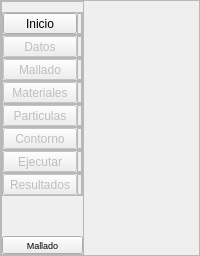
  <widget class="QWidget" name="centralwidget">
   <property name="enabled">
    <bool>true</bool>
   </property>
   <layout class="QHBoxLayout" name="horizontalLayout_7">
    <property name="leftMargin">
     <number>0</number>
    </property>
    <property name="topMargin">
     <number>0</number>
    </property>
    <property name="rightMargin">
     <number>0</number>
    </property>
    <property name="bottomMargin">
     <number>0</number>
    </property>
    <item>
     <widget class="QFrame" name="frame">
      <property name="frameShape">
       <enum>QFrame::StyledPanel</enum>
      </property>
      <property name="frameShadow">
       <enum>QFrame::Raised</enum>
      </property>
      <layout class="QHBoxLayout" name="horizontalLayout_3">
       <property name="spacing">
        <number>0</number>
       </property>
       <property name="leftMargin">
        <number>0</number>
       </property>
       <property name="topMargin">
        <number>0</number>
       </property>
       <property name="rightMargin">
        <number>0</number>
       </property>
       <property name="bottomMargin">
        <number>0</number>
       </property>
       <item>
        <widget class="QFrame" name="frame_menuLeft">
         <property name="sizePolicy">
          <sizepolicy hsizetype="Fixed" vsizetype="Preferred">
           <horstretch>0</horstretch>
           <verstretch>0</verstretch>
          </sizepolicy>
         </property>
         <property name="minimumSize">
          <size>
           <width>0</width>
           <height>0</height>
          </size>
         </property>
         <property name="maximumSize">
          <size>
           <width>16777215</width>
           <height>16777215</height>
          </size>
         </property>
         <property name="styleSheet">
          <string notr="true"/>
         </property>
         <property name="frameShape">
          <enum>QFrame::StyledPanel</enum>
         </property>
         <property name="frameShadow">
          <enum>QFrame::Raised</enum>
         </property>
         <layout class="QVBoxLayout" name="verticalLayout_2">
          <property name="spacing">
           <number>0</number>
          </property>
          <property name="leftMargin">
           <number>0</number>
          </property>
          <property name="topMargin">
           <number>0</number>
          </property>
          <property name="rightMargin">
           <number>0</number>
          </property>
          <property name="bottomMargin">
           <number>0</number>
          </property>
          <item>
           <spacer name="verticalSpacer_2">
            <property name="orientation">
             <enum>Qt::Vertical</enum>
            </property>
            <property name="sizeType">
             <enum>QSizePolicy::Minimum</enum>
            </property>
            <property name="sizeHint" stdset="0">
             <size>
              <width>20</width>
              <height>10</height>
             </size>
            </property>
           </spacer>
          </item>
          <item>
           <widget class="QFrame" name="frame_homeInf">
            <property name="frameShape">
             <enum>QFrame::StyledPanel</enum>
            </property>
            <property name="frameShadow">
             <enum>QFrame::Raised</enum>
            </property>
            <layout class="QHBoxLayout" name="horizontalLayout_22">
             <property name="spacing">
              <number>0</number>
             </property>
             <property name="leftMargin">
              <number>0</number>
             </property>
             <property name="topMargin">
              <number>0</number>
             </property>
             <property name="rightMargin">
              <number>0</number>
             </property>
             <property name="bottomMargin">
              <number>0</number>
             </property>
             <item>
              <widget class="QToolButton" name="toolButton_home">
               <property name="enabled">
                <bool>true</bool>
               </property>
               <property name="sizePolicy">
                <sizepolicy hsizetype="Minimum" vsizetype="Fixed">
                 <horstretch>0</horstretch>
                 <verstretch>0</verstretch>
                </sizepolicy>
               </property>
               <property name="text">
                <string>Inicio</string>
               </property>
               <property name="icon">
                <iconset>
                 <normaloff>../resources/iconos/iconos_menu_lateral/home.svg</normaloff>../resources/iconos/iconos_menu_lateral/home.svg</iconset>
               </property>
               <property name="iconSize">
                <size>
                 <width>30</width>
                 <height>30</height>
                </size>
               </property>
               <property name="toolButtonStyle">
                <enum>Qt::ToolButtonTextUnderIcon</enum>
               </property>
              </widget>
             </item>
             <item>
              <widget class="QFrame" name="frame_home">
               <property name="minimumSize">
                <size>
                 <width>5</width>
                 <height>0</height>
                </size>
               </property>
               <property name="maximumSize">
                <size>
                 <width>5</width>
                 <height>16777215</height>
                </size>
               </property>
               <property name="styleSheet">
                <string notr="true"/>
               </property>
               <property name="frameShape">
                <enum>QFrame::StyledPanel</enum>
               </property>
               <property name="frameShadow">
                <enum>QFrame::Raised</enum>
               </property>
              </widget>
             </item>
            </layout>
           </widget>
          </item>
          <item>
           <widget class="QFrame" name="frame_drawDataInf">
            <property name="frameShape">
             <enum>QFrame::StyledPanel</enum>
            </property>
            <property name="frameShadow">
             <enum>QFrame::Raised</enum>
            </property>
            <layout class="QHBoxLayout" name="horizontalLayout_21">
             <property name="spacing">
              <number>0</number>
             </property>
             <property name="leftMargin">
              <number>0</number>
             </property>
             <property name="topMargin">
              <number>0</number>
             </property>
             <property name="rightMargin">
              <number>0</number>
             </property>
             <property name="bottomMargin">
              <number>0</number>
             </property>
             <item>
              <widget class="QToolButton" name="toolButton_drawData">
               <property name="enabled">
                <bool>false</bool>
               </property>
               <property name="sizePolicy">
                <sizepolicy hsizetype="Minimum" vsizetype="Fixed">
                 <horstretch>0</horstretch>
                 <verstretch>0</verstretch>
                </sizepolicy>
               </property>
               <property name="styleSheet">
                <string notr="true"/>
               </property>
               <property name="text">
                <string>Datos</string>
               </property>
               <property name="icon">
                <iconset>
                 <normaloff>../resources/iconos/iconos_menu_lateral/control.svg</normaloff>../resources/iconos/iconos_menu_lateral/control.svg</iconset>
               </property>
               <property name="iconSize">
                <size>
                 <width>30</width>
                 <height>30</height>
                </size>
               </property>
               <property name="toolButtonStyle">
                <enum>Qt::ToolButtonTextUnderIcon</enum>
               </property>
              </widget>
             </item>
             <item>
              <widget class="QFrame" name="frame_drawData">
               <property name="enabled">
                <bool>true</bool>
               </property>
               <property name="minimumSize">
                <size>
                 <width>5</width>
                 <height>0</height>
                </size>
               </property>
               <property name="maximumSize">
                <size>
                 <width>5</width>
                 <height>16777215</height>
                </size>
               </property>
               <property name="styleSheet">
                <string notr="true"/>
               </property>
               <property name="frameShape">
                <enum>QFrame::StyledPanel</enum>
               </property>
               <property name="frameShadow">
                <enum>QFrame::Raised</enum>
               </property>
              </widget>
             </item>
            </layout>
           </widget>
          </item>
          <item>
           <widget class="QFrame" name="frame_drawMeshInf">
            <property name="frameShape">
             <enum>QFrame::StyledPanel</enum>
            </property>
            <property name="frameShadow">
             <enum>QFrame::Raised</enum>
            </property>
            <layout class="QHBoxLayout" name="horizontalLayout_20">
             <property name="spacing">
              <number>0</number>
             </property>
             <property name="leftMargin">
              <number>0</number>
             </property>
             <property name="topMargin">
              <number>0</number>
             </property>
             <property name="rightMargin">
              <number>0</number>
             </property>
             <property name="bottomMargin">
              <number>0</number>
             </property>
             <item>
              <widget class="QToolButton" name="toolButton_drawMesh">
               <property name="enabled">
                <bool>false</bool>
               </property>
               <property name="sizePolicy">
                <sizepolicy hsizetype="Minimum" vsizetype="Fixed">
                 <horstretch>0</horstretch>
                 <verstretch>0</verstretch>
                </sizepolicy>
               </property>
               <property name="text">
                <string>Mallado</string>
               </property>
               <property name="icon">
                <iconset>
                 <normaloff>../resources/iconos/iconos_menu_lateral/mesh.svg</normaloff>../resources/iconos/iconos_menu_lateral/mesh.svg</iconset>
               </property>
               <property name="iconSize">
                <size>
                 <width>30</width>
                 <height>30</height>
                </size>
               </property>
               <property name="toolButtonStyle">
                <enum>Qt::ToolButtonTextUnderIcon</enum>
               </property>
              </widget>
             </item>
             <item>
              <widget class="QFrame" name="frame_drawMesh">
               <property name="enabled">
                <bool>true</bool>
               </property>
               <property name="minimumSize">
                <size>
                 <width>5</width>
                 <height>0</height>
                </size>
               </property>
               <property name="maximumSize">
                <size>
                 <width>5</width>
                 <height>16777215</height>
                </size>
               </property>
               <property name="styleSheet">
                <string notr="true"/>
               </property>
               <property name="frameShape">
                <enum>QFrame::StyledPanel</enum>
               </property>
               <property name="frameShadow">
                <enum>QFrame::Raised</enum>
               </property>
              </widget>
             </item>
            </layout>
           </widget>
          </item>
          <item>
           <widget class="QFrame" name="frame_drawPropertiesInf">
            <property name="frameShape">
             <enum>QFrame::StyledPanel</enum>
            </property>
            <property name="frameShadow">
             <enum>QFrame::Raised</enum>
            </property>
            <layout class="QHBoxLayout" name="horizontalLayout_6">
             <property name="spacing">
              <number>0</number>
             </property>
             <property name="leftMargin">
              <number>0</number>
             </property>
             <property name="topMargin">
              <number>0</number>
             </property>
             <property name="rightMargin">
              <number>0</number>
             </property>
             <property name="bottomMargin">
              <number>0</number>
             </property>
             <item>
              <widget class="QToolButton" name="toolButton_drawProperties">
               <property name="enabled">
                <bool>false</bool>
               </property>
               <property name="sizePolicy">
                <sizepolicy hsizetype="Minimum" vsizetype="Fixed">
                 <horstretch>0</horstretch>
                 <verstretch>0</verstretch>
                </sizepolicy>
               </property>
               <property name="text">
                <string>Materiales</string>
               </property>
               <property name="icon">
                <iconset>
                 <normaloff>../resources/iconos/iconos_menu_lateral/file.svg</normaloff>../resources/iconos/iconos_menu_lateral/file.svg</iconset>
               </property>
               <property name="iconSize">
                <size>
                 <width>30</width>
                 <height>30</height>
                </size>
               </property>
               <property name="toolButtonStyle">
                <enum>Qt::ToolButtonTextUnderIcon</enum>
               </property>
              </widget>
             </item>
             <item>
              <widget class="QFrame" name="frame_drawProperties">
               <property name="minimumSize">
                <size>
                 <width>5</width>
                 <height>0</height>
                </size>
               </property>
               <property name="maximumSize">
                <size>
                 <width>5</width>
                 <height>16777215</height>
                </size>
               </property>
               <property name="styleSheet">
                <string notr="true"/>
               </property>
               <property name="frameShape">
                <enum>QFrame::StyledPanel</enum>
               </property>
               <property name="frameShadow">
                <enum>QFrame::Raised</enum>
               </property>
              </widget>
             </item>
            </layout>
           </widget>
          </item>
          <item>
           <widget class="QFrame" name="frame_drawPointInf">
            <property name="frameShape">
             <enum>QFrame::StyledPanel</enum>
            </property>
            <property name="frameShadow">
             <enum>QFrame::Raised</enum>
            </property>
            <layout class="QHBoxLayout" name="horizontalLayout_5">
             <property name="spacing">
              <number>0</number>
             </property>
             <property name="leftMargin">
              <number>0</number>
             </property>
             <property name="topMargin">
              <number>0</number>
             </property>
             <property name="rightMargin">
              <number>0</number>
             </property>
             <property name="bottomMargin">
              <number>0</number>
             </property>
             <item>
              <widget class="QToolButton" name="toolButton_drawPoint">
               <property name="enabled">
                <bool>false</bool>
               </property>
               <property name="sizePolicy">
                <sizepolicy hsizetype="Minimum" vsizetype="Fixed">
                 <horstretch>0</horstretch>
                 <verstretch>0</verstretch>
                </sizepolicy>
               </property>
               <property name="text">
                <string>Particulas</string>
               </property>
               <property name="icon">
                <iconset>
                 <normaloff>../resources/iconos/iconos_menu_lateral/particle.svg</normaloff>../resources/iconos/iconos_menu_lateral/particle.svg</iconset>
               </property>
               <property name="iconSize">
                <size>
                 <width>30</width>
                 <height>30</height>
                </size>
               </property>
               <property name="toolButtonStyle">
                <enum>Qt::ToolButtonTextUnderIcon</enum>
               </property>
              </widget>
             </item>
             <item>
              <widget class="QFrame" name="frame_drawPoint">
               <property name="enabled">
                <bool>true</bool>
               </property>
               <property name="minimumSize">
                <size>
                 <width>5</width>
                 <height>0</height>
                </size>
               </property>
               <property name="maximumSize">
                <size>
                 <width>5</width>
                 <height>16777215</height>
                </size>
               </property>
               <property name="styleSheet">
                <string notr="true"/>
               </property>
               <property name="frameShape">
                <enum>QFrame::StyledPanel</enum>
               </property>
               <property name="frameShadow">
                <enum>QFrame::Raised</enum>
               </property>
              </widget>
             </item>
            </layout>
           </widget>
          </item>
          <item>
           <widget class="QFrame" name="frame_drawBoundaryInf">
            <property name="frameShape">
             <enum>QFrame::StyledPanel</enum>
            </property>
            <property name="frameShadow">
             <enum>QFrame::Raised</enum>
            </property>
            <layout class="QHBoxLayout" name="horizontalLayout_4">
             <property name="spacing">
              <number>0</number>
             </property>
             <property name="leftMargin">
              <number>0</number>
             </property>
             <property name="topMargin">
              <number>0</number>
             </property>
             <property name="rightMargin">
              <number>0</number>
             </property>
             <property name="bottomMargin">
              <number>0</number>
             </property>
             <item>
              <widget class="QToolButton" name="toolButton_drawBoundary">
               <property name="enabled">
                <bool>false</bool>
               </property>
               <property name="sizePolicy">
                <sizepolicy hsizetype="Minimum" vsizetype="Fixed">
                 <horstretch>0</horstretch>
                 <verstretch>0</verstretch>
                </sizepolicy>
               </property>
               <property name="text">
                <string>Contorno</string>
               </property>
               <property name="icon">
                <iconset>
                 <normaloff>../resources/iconos/iconos_menu_lateral/boundary.svg</normaloff>../resources/iconos/iconos_menu_lateral/boundary.svg</iconset>
               </property>
               <property name="iconSize">
                <size>
                 <width>30</width>
                 <height>30</height>
                </size>
               </property>
               <property name="toolButtonStyle">
                <enum>Qt::ToolButtonTextUnderIcon</enum>
               </property>
              </widget>
             </item>
             <item>
              <widget class="QFrame" name="frame_drawBoundary">
               <property name="minimumSize">
                <size>
                 <width>5</width>
                 <height>0</height>
                </size>
               </property>
               <property name="maximumSize">
                <size>
                 <width>5</width>
                 <height>16777215</height>
                </size>
               </property>
               <property name="styleSheet">
                <string notr="true"/>
               </property>
               <property name="frameShape">
                <enum>QFrame::StyledPanel</enum>
               </property>
               <property name="frameShadow">
                <enum>QFrame::Raised</enum>
               </property>
              </widget>
             </item>
            </layout>
           </widget>
          </item>
          <item>
           <widget class="QFrame" name="frame_drawExecuteInf">
            <property name="frameShape">
             <enum>QFrame::StyledPanel</enum>
            </property>
            <property name="frameShadow">
             <enum>QFrame::Raised</enum>
            </property>
            <layout class="QHBoxLayout" name="horizontalLayout_9">
             <property name="spacing">
              <number>0</number>
             </property>
             <property name="leftMargin">
              <number>0</number>
             </property>
             <property name="topMargin">
              <number>0</number>
             </property>
             <property name="rightMargin">
              <number>0</number>
             </property>
             <property name="bottomMargin">
              <number>0</number>
             </property>
             <item>
              <widget class="QToolButton" name="toolButton_drawExecute">
               <property name="enabled">
                <bool>false</bool>
               </property>
               <property name="sizePolicy">
                <sizepolicy hsizetype="Minimum" vsizetype="Fixed">
                 <horstretch>0</horstretch>
                 <verstretch>0</verstretch>
                </sizepolicy>
               </property>
               <property name="text">
                <string>Ejecutar</string>
               </property>
               <property name="icon">
                <iconset>
                 <normaloff>../resources/iconos/iconos_menu_lateral/execute.svg</normaloff>../resources/iconos/iconos_menu_lateral/execute.svg</iconset>
               </property>
               <property name="iconSize">
                <size>
                 <width>30</width>
                 <height>30</height>
                </size>
               </property>
               <property name="toolButtonStyle">
                <enum>Qt::ToolButtonTextUnderIcon</enum>
               </property>
              </widget>
             </item>
             <item>
              <widget class="QFrame" name="frame_drawExecute">
               <property name="minimumSize">
                <size>
                 <width>5</width>
                 <height>0</height>
                </size>
               </property>
               <property name="maximumSize">
                <size>
                 <width>5</width>
                 <height>16777215</height>
                </size>
               </property>
               <property name="styleSheet">
                <string notr="true"/>
               </property>
               <property name="frameShape">
                <enum>QFrame::StyledPanel</enum>
               </property>
               <property name="frameShadow">
                <enum>QFrame::Raised</enum>
               </property>
              </widget>
             </item>
            </layout>
           </widget>
          </item>
          <item>
           <widget class="QFrame" name="frame_viewResultInf">
            <property name="frameShape">
             <enum>QFrame::StyledPanel</enum>
            </property>
            <property name="frameShadow">
             <enum>QFrame::Raised</enum>
            </property>
            <layout class="QHBoxLayout" name="horizontalLayout_8">
             <property name="spacing">
              <number>0</number>
             </property>
             <property name="leftMargin">
              <number>0</number>
             </property>
             <property name="topMargin">
              <number>0</number>
             </property>
             <property name="rightMargin">
              <number>0</number>
             </property>
             <property name="bottomMargin">
              <number>0</number>
             </property>
             <item>
              <widget class="QToolButton" name="toolButton_viewResult">
               <property name="enabled">
                <bool>false</bool>
               </property>
               <property name="sizePolicy">
                <sizepolicy hsizetype="Minimum" vsizetype="Fixed">
                 <horstretch>0</horstretch>
                 <verstretch>0</verstretch>
                </sizepolicy>
               </property>
               <property name="text">
                <string>Resultados</string>
               </property>
               <property name="icon">
                <iconset>
                 <normaloff>../resources/iconos/iconos_menu_lateral/view.svg</normaloff>../resources/iconos/iconos_menu_lateral/view.svg</iconset>
               </property>
               <property name="iconSize">
                <size>
                 <width>30</width>
                 <height>30</height>
                </size>
               </property>
               <property name="toolButtonStyle">
                <enum>Qt::ToolButtonTextUnderIcon</enum>
               </property>
              </widget>
             </item>
             <item>
              <widget class="QFrame" name="frame_viewResult">
               <property name="enabled">
                <bool>true</bool>
               </property>
               <property name="minimumSize">
                <size>
                 <width>5</width>
                 <height>0</height>
                </size>
               </property>
               <property name="maximumSize">
                <size>
                 <width>5</width>
                 <height>16777215</height>
                </size>
               </property>
               <property name="styleSheet">
                <string notr="true"/>
               </property>
               <property name="frameShape">
                <enum>QFrame::StyledPanel</enum>
               </property>
               <property name="frameShadow">
                <enum>QFrame::Raised</enum>
               </property>
              </widget>
             </item>
            </layout>
           </widget>
          </item>
          <item>
           <spacer name="verticalSpacer">
            <property name="orientation">
             <enum>Qt::Vertical</enum>
            </property>
            <property name="sizeHint" stdset="0">
             <size>
              <width>20</width>
              <height>40</height>
             </size>
            </property>
           </spacer>
          </item>
          <item>
           <widget class="QToolButton" name="toolButton_setting">
            <property name="sizePolicy">
             <sizepolicy hsizetype="Minimum" vsizetype="Fixed">
              <horstretch>0</horstretch>
              <verstretch>0</verstretch>
             </sizepolicy>
            </property>
            <property name="font">
             <font>
              <family>Ubuntu</family>
              <pointsize>7</pointsize>
              <italic>false</italic>
              <bold>false</bold>
             </font>
            </property>
            <property name="text">
             <string>Mallado</string>
            </property>
            <property name="icon">
             <iconset>
              <normaloff>../resources/iconos/iconos_menu_lateral/config.svg</normaloff>../resources/iconos/iconos_menu_lateral/config.svg</iconset>
            </property>
            <property name="iconSize">
             <size>
              <width>30</width>
              <height>30</height>
             </size>
            </property>
            <property name="toolButtonStyle">
             <enum>Qt::ToolButtonIconOnly</enum>
            </property>
           </widget>
          </item>
         </layout>
        </widget>
       </item>
       <item>
        <widget class="QFrame" name="frame_empty">
         <property name="sizePolicy">
          <sizepolicy hsizetype="Preferred" vsizetype="Preferred">
           <horstretch>0</horstretch>
           <verstretch>0</verstretch>
          </sizepolicy>
         </property>
         <property name="font">
          <font>
           <family>Ubuntu</family>
           <pointsize>7</pointsize>
          </font>
         </property>
         <property name="styleSheet">
          <string notr="true"/>
         </property>
         <property name="frameShape">
          <enum>QFrame::NoFrame</enum>
         </property>
         <property name="frameShadow">
          <enum>QFrame::Raised</enum>
         </property>
         <property name="lineWidth">
          <number>0</number>
         </property>
         <layout class="QHBoxLayout" name="horizontalLayout_19">
          <property name="spacing">
           <number>0</number>
          </property>
          <property name="leftMargin">
           <number>0</number>
          </property>
          <property name="topMargin">
           <number>0</number>
          </property>
          <property name="rightMargin">
           <number>0</number>
          </property>
          <property name="bottomMargin">
           <number>0</number>
          </property>
          <item>
           <widget class="QStackedWidget" name="stackedWidget_container">
            <property name="frameShape">
             <enum>QFrame::NoFrame</enum>
            </property>
            <property name="frameShadow">
             <enum>QFrame::Raised</enum>
            </property>
            <property name="lineWidth">
             <number>0</number>
            </property>
            <property name="currentIndex">
             <number>2</number>
            </property>
            <widget class="QWidget" name="page_home">
             <layout class="QHBoxLayout" name="horizontalLayout_17">
              <property name="spacing">
               <number>0</number>
              </property>
              <property name="leftMargin">
               <number>0</number>
              </property>
              <property name="topMargin">
               <number>0</number>
              </property>
              <property name="rightMargin">
               <number>0</number>
              </property>
              <property name="bottomMargin">
               <number>0</number>
              </property>
              <item>
               <layout class="QVBoxLayout" name="verticalLayout_emptyHome"/>
              </item>
             </layout>
            </widget>
            <widget class="QWidget" name="page_draw">
             <layout class="QHBoxLayout" name="horizontalLayout">
              <property name="spacing">
               <number>0</number>
              </property>
              <property name="leftMargin">
               <number>0</number>
              </property>
              <property name="topMargin">
               <number>0</number>
              </property>
              <property name="rightMargin">
               <number>0</number>
              </property>
              <property name="bottomMargin">
               <number>0</number>
              </property>
              <item>
               <layout class="QVBoxLayout" name="verticalLayout_emptyDraw"/>
              </item>
             </layout>
            </widget>
            <widget class="QWidget" name="page_result">
             <layout class="QHBoxLayout" name="horizontalLayout_2">
              <property name="spacing">
               <number>0</number>
              </property>
              <property name="leftMargin">
               <number>0</number>
              </property>
              <property name="topMargin">
               <number>0</number>
              </property>
              <property name="rightMargin">
               <number>0</number>
              </property>
              <property name="bottomMargin">
               <number>0</number>
              </property>
              <item>
               <layout class="QVBoxLayout" name="verticalLayout_emptyResult"/>
              </item>
             </layout>
            </widget>
            <widget class="QWidget" name="page_config">
             <layout class="QVBoxLayout" name="verticalLayout">
              <property name="spacing">
               <number>5</number>
              </property>
              <property name="leftMargin">
               <number>20</number>
              </property>
              <property name="topMargin">
               <number>20</number>
              </property>
              <property name="rightMargin">
               <number>20</number>
              </property>
              <property name="bottomMargin">
               <number>20</number>
              </property>
              <item>
               <layout class="QVBoxLayout" name="verticalLayout_emptySetting"/>
              </item>
             </layout>
            </widget>
           </widget>
          </item>
         </layout>
        </widget>
       </item>
      </layout>
     </widget>
    </item>
   </layout>
  </widget>
